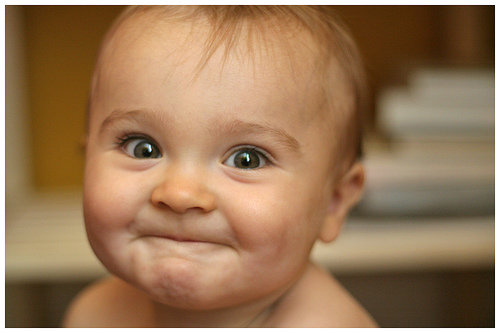
#> input picture python/assets/images/smile.jpg, 500 x 333 px
$ python threshold.py
#> lines starting #> are read from the running program, lines starting #| are printed output that depends on the picture; after the words box and inside, x2 and y2 are one past the last pixel; in counts of white or black regions, pixels touching at a corner belong together
import cv2
import math as m
import numpy as np
from matplotlib import pyplot as plt


"""
    This function read an image
"""
def readi(path, typer = "color"):
#> called with path = '../../assets/images/smile.jpg', typer = 'gray'
    if typer == "color":
        return cv2.imread(path, 1)
    elif typer == "gray":
        return cv2.imread(path, 0)
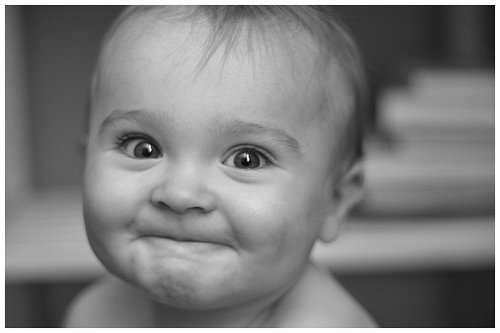
#> returned value: shape (333, 500); min 0, max 255, mean 126.5


def threshold(img):

    ret,thresh1 = cv2.threshold(img,127,255,cv2.THRESH_BINARY)
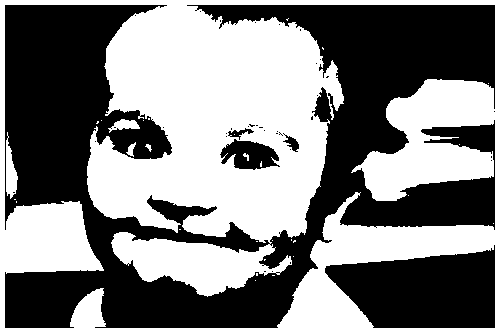
#> thresh1: shape (333, 500); 50% white; 30 white regions (24 under 20 px), largest, box (x1, y1, x2, y2) and area: (0, 0, 500, 333) 82328, (6, 132, 18, 199) 448, (108, 119, 140, 133) 226, (126, 142, 136, 157) 69, (145, 144, 152, 152) 27, (243, 153, 249, 161) 25
    ret,thresh2 = cv2.threshold(img,127,255,cv2.THRESH_BINARY_INV)
    ret,thresh3 = cv2.threshold(img,127,255,cv2.THRESH_TRUNC)
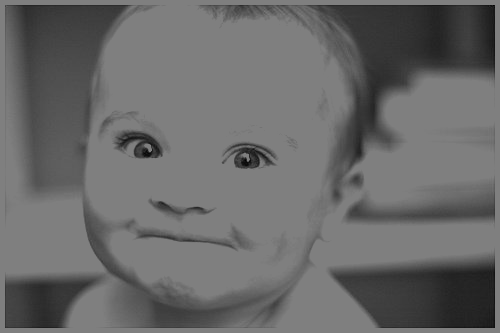
#> thresh3: shape (333, 500); min 0, max 127, mean 105.4
    ret,thresh4 = cv2.threshold(img,127,255,cv2.THRESH_TOZERO)
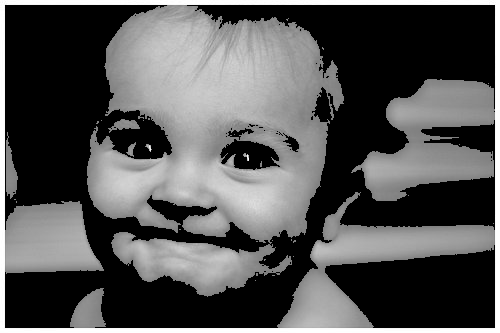
#> thresh4: shape (333, 500); min 0, max 255, mean 84.5
    ret,thresh5 = cv2.threshold(img,127,255,cv2.THRESH_TOZERO_INV)
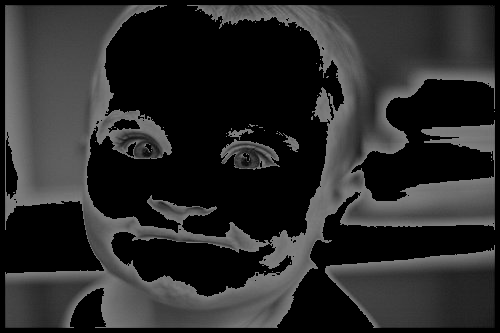
#> thresh5: shape (333, 500); min 0, max 127, mean 42
    titles = ['Original Image','BINARY','BINARY_INV','TRUNC','TOZERO','TOZERO_INV']
    images = [img, thresh1, thresh2, thresh3, thresh4, thresh5]
    for i in range(6):
        plt.subplot(2,3,i+1),plt.imshow(images[i],'gray')
        plt.title(titles[i])
        plt.xticks([]),plt.yticks([])

    plt.show()

if __name__  == "__main__":
    img = readi("../../assets/images/smile.jpg", "gray")
    threshold(img)
